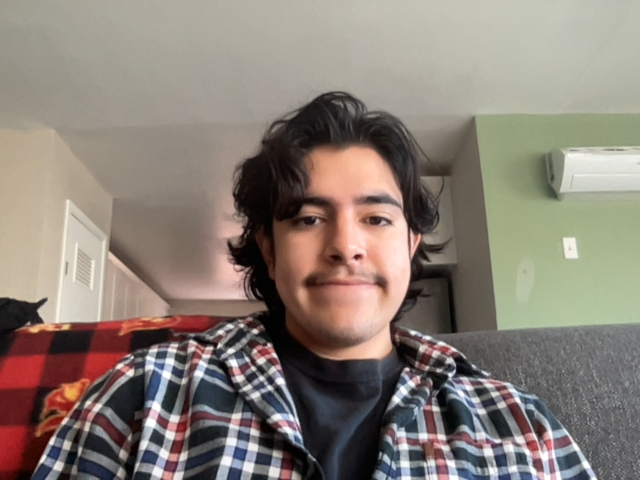
#> input picture src/eigenface/Training/Pictures/axel.png, 1280 x 960 px (shown at 1/2 size); its folder holds only this picture in this run
$ python train.py
#> lines starting #> are read from the running program, lines starting #| are printed output that depends on the picture; after the words box and inside, x2 and y2 are one past the last pixel; in counts of white or black regions, pixels touching at a corner belong together
### src/eigenface/Service/sign_up.py
import cv2
import numpy as np
import os


def process_img(file_name, i):
#> called with file_name = 'src/eigenface/Training/Pictures/axel.png', i = 0
    face_cascade = cv2.CascadeClassifier(cv2.data.haarcascades + "haarcascade_frontalface_default.xml")
    grayIMG = cv2.imread(file_name, 0)
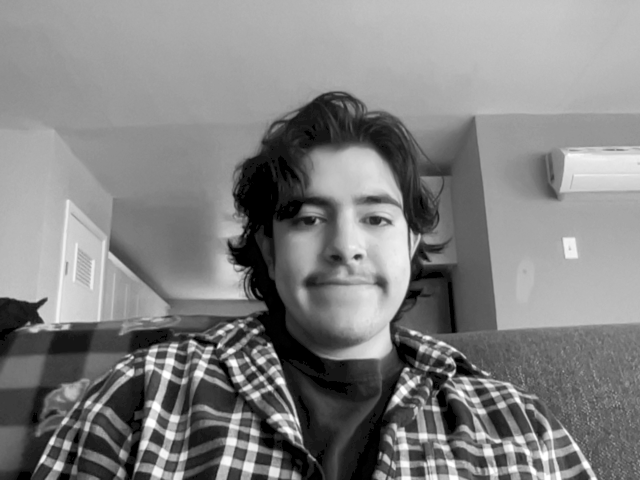
#> grayIMG: shape (960, 1280) (shown at 1/2 size); min 0, max 255, mean 130
    croppedFace = []
    faces = face_cascade.detectMultiScale(grayIMG, 1.25, 5, minSize=(200, 200))
#> faces = [[519, 296, 349, 349]]
    for (x, y, w, h) in faces:
        cv2.rectangle(grayIMG, (x, y), (x + w, y + h), (255, 0, 0), 5)
        croppedFace = grayIMG[y + 6: y + h - 6, int(x + w / 6): int(x + w - (w / 6))]
#> this loop made 1 pass
#> pass 1, in process_img, `croppedFace = grayIMG[y + 6: y + h - 6, int(x + w / 6): int(x + w - (w..`:
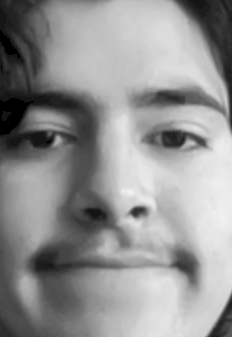
#> croppedFace: shape (337, 232); min 0, max 245, mean 146.6
#> after the loop:
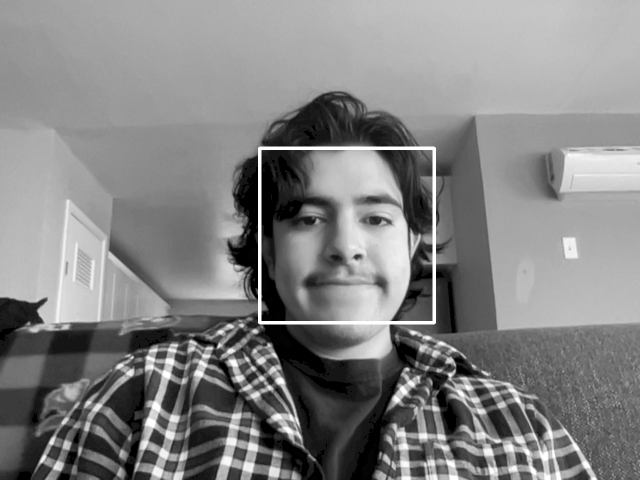
#> grayIMG: shape (960, 1280) (shown at 1/2 size); 0.79% of pixels changed, all inside (x1, y1, x2, y2) = (516, 293, 872, 649)

    if len(croppedFace) == 0:
        print("error couldn't find a face")
        print(file_name)
    else:
        croppedFace = cv2.resize(croppedFace, (135, 165))
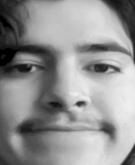
#> croppedFace: shape (165, 135); min 0, max 243, mean 146.5
        pixel = 0
        for row in range(125, 165):
            value = int(pixel)
            croppedFace[row, :value] = 0
            croppedFace[row, 135 - value:] = 0  # Set the last 'pixel' columns to 0
            pixel += 0.75
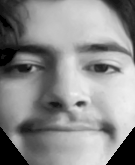
#> croppedFace: shape (165, 135); 5.12% of pixels changed, all inside (x1, y1, x2, y2) = (0, 127, 135, 165)
        # Make test picture
        # cv2.imwrite("croppedFace" + str(i) + ".png", croppedFace)

        croppedFace = np.array(croppedFace).flatten()
        # Create a boolean mask for non-zero values
        non_zero_mask = croppedFace != 0
        # Use boolean indexing to keep only non-zero values
        croppedFace = croppedFace[non_zero_mask]

        newCroppedFace = croppedFace[0:20000]
#> newCroppedFace = 20000 values, max 243 at index 12545, min 1 at index 2159, mean 148.1

        return newCroppedFace / 255

    return []


# [47 lines left out: function sign_up, not called in this run]

# [6 lines of commented-out code are left out]

### src/eigenface/Training/train.py
import os
from numpy import linalg as LA
import numpy as np
import matplotlib.pyplot as plt
from src.eigenface.Service.sign_up import process_img

# Get the current working directory
cwd = os.getcwd()

# Specify the path to the "pictures" folder
pictures_folder = os.path.join(cwd, "pictures")

# List all files in the "pictures" folder
image_files = [f for f in os.listdir(pictures_folder) if os.path.isfile(os.path.join(pictures_folder, f))]


width = 135
height = 165
pixels = 20000
average = np.zeros(pixels)
imageCount = 0


Data = []
for image in image_files:
    image_relative_path = "Pictures/" + str(image)
    image_path = os.path.join(cwd, image_relative_path)
    croppedFace = process_img(image_path, imageCount)
#> croppedFace = 20000 values, max 0.953 at index 12545, min 0.00392 at index 2159, mean 0.581
    average = average + croppedFace
#> average has the same summary as croppedFace
    Data.append(croppedFace)
    imageCount += 1


average = average/imageCount

Data = np.array(Data)

# normalize each image
for i in range(imageCount):
    Data[i, :] = Data[i, :] - average

Data = np.transpose(Data)
#> Data = 20000 values from 0 to 0

U, S, V = LA.svd(Data, full_matrices=False)  # false to only contain the most important eigenvectors
#> U = 20000 values, max 1 at index 0, min 0 at index 1, mean 5e-05; S = [0]; V = [1]
U = U[:, 0:100]
# 'U' are the left singular vectors (eigenvectors of the covariance matrix, ordered by their importance)

np.save('eigen_space.npy', U)
np.save('average_face.npy', average)


# [24 lines of commented-out code are left out]

$ run again, on src/eigenface/Training/Pictures/blake.png
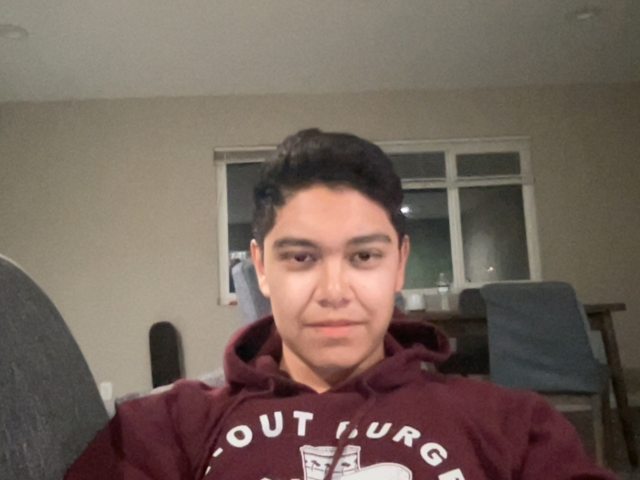
#> input picture src/eigenface/Training/Pictures/blake.png, 1280 x 960 px (shown at 1/2 size)
#> faces = [[497, 383, 340, 340]]
#> the loop in process_img, `for (x, y, w, h) in faces:` made 1 pass
#> after the loop in process_img, `for (x, y, w, h) in faces:`:
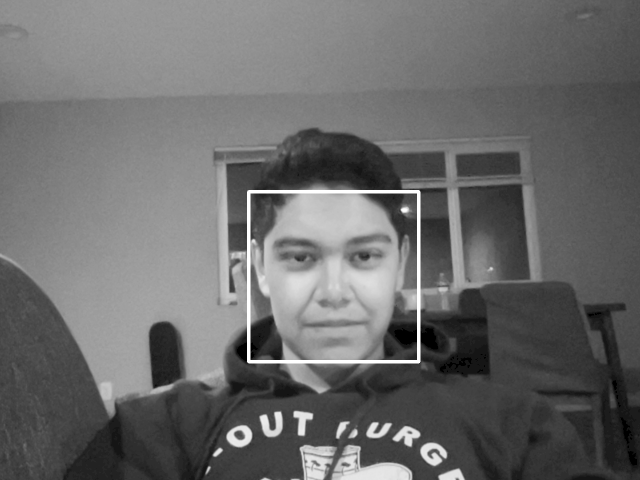
#> grayIMG: shape (960, 1280) (shown at 1/2 size); min 0, max 255, mean 106.2
#> after the loop in process_img, `for row in range(125, 165):`:
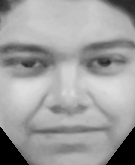
#> croppedFace: shape (165, 135); min 0, max 223, mean 158.6
#> newCroppedFace = 20000 values, max 223 at index 11989, min 31 at index 8343, mean 167.7
#> `croppedFace = process_img(image_path, imageCount)`: croppedFace = 20000 values, max 0.875 at index 11989, min 0.122 at index 8343, mean 0.658
#> average has the same summary as croppedFace
#> Data = 20000 values from 0 to 0
#> U = 20000 values, max 1 at index 0, min 0 at index 1, mean 5e-05; S = [0]; V = [1]

$ run again, on src/eigenface/Training/Pictures/zak.png
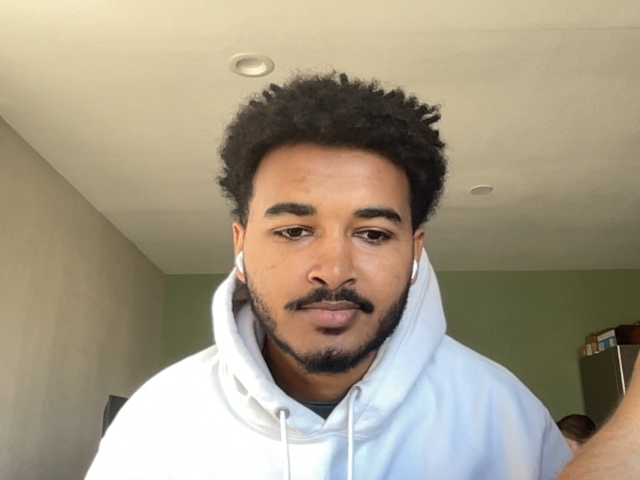
#> input picture src/eigenface/Training/Pictures/zak.png, 1280 x 960 px (shown at 1/2 size)
#> faces = [[440, 277, 452, 452]]
#> the loop in process_img, `for (x, y, w, h) in faces:` made 1 pass
#> after the loop in process_img, `for (x, y, w, h) in faces:`:
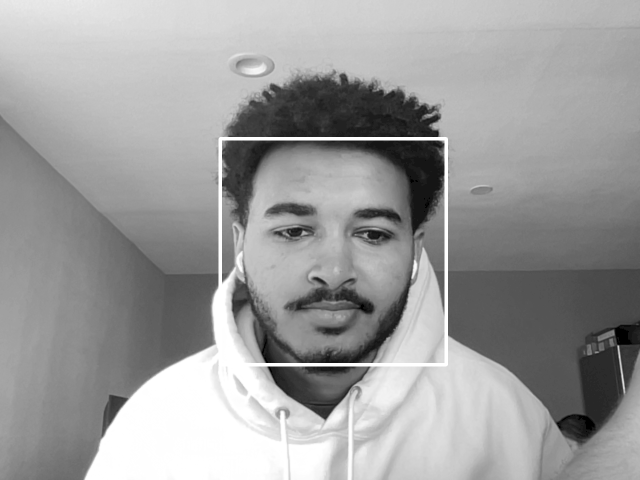
#> grayIMG: shape (960, 1280) (shown at 1/2 size); min 0, max 255, mean 156.3
#> after the loop in process_img, `for row in range(125, 165):`:
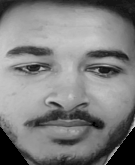
#> croppedFace: shape (165, 135); min 0, max 205, mean 126.1
#> newCroppedFace = 20000 values, max 205 at index 17136, min 1 at index 16563, mean 135.8
#> `croppedFace = process_img(image_path, imageCount)`: croppedFace = 20000 values, max 0.804 at index 17136, min 0.00392 at index 16563, mean 0.533
#> average has the same summary as croppedFace
#> Data = 20000 values from 0 to 0
#> U = 20000 values, max 1 at index 0, min 0 at index 1, mean 5e-05; S = [0]; V = [1]

$ run again, on src/eigenface/Training/Pictures/signupImage.png
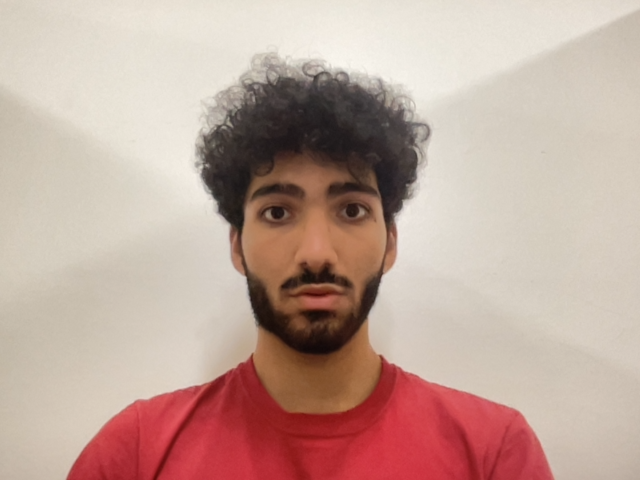
#> input picture src/eigenface/Training/Pictures/signupImage.png, 1280 x 960 px (shown at 1/2 size)
#> faces = [[412, 254, 436, 436]]
#> the loop in process_img, `for (x, y, w, h) in faces:` made 1 pass
#> after the loop in process_img, `for (x, y, w, h) in faces:`:
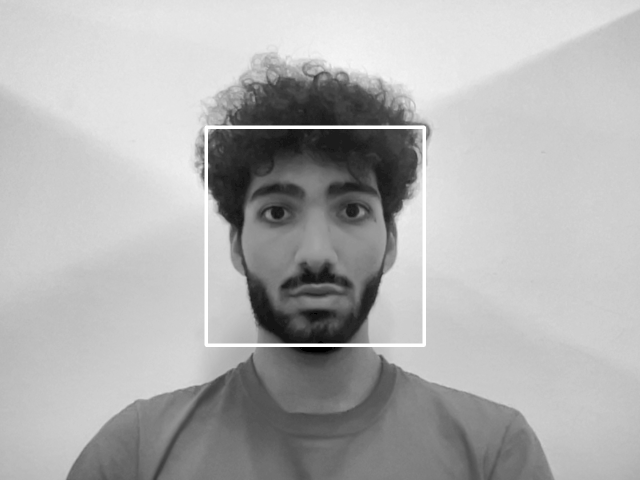
#> grayIMG: shape (960, 1280) (shown at 1/2 size); min 0, max 255, mean 176.5
#> after the loop in process_img, `for row in range(125, 165):`:
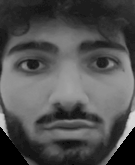
#> croppedFace: shape (165, 135); min 0, max 219, mean 80.6
#> newCroppedFace = 20000 values, max 219 at index 15388, min 3 at index 15316, mean 87.3
#> `croppedFace = process_img(image_path, imageCount)`: croppedFace = 20000 values, max 0.859 at index 15388, min 0.0118 at index 15316, mean 0.342
#> average has the same summary as croppedFace
#> Data = 20000 values from 0 to 0
#> U = 20000 values, max 1 at index 0, min 0 at index 1, mean 5e-05; S = [0]; V = [1]
